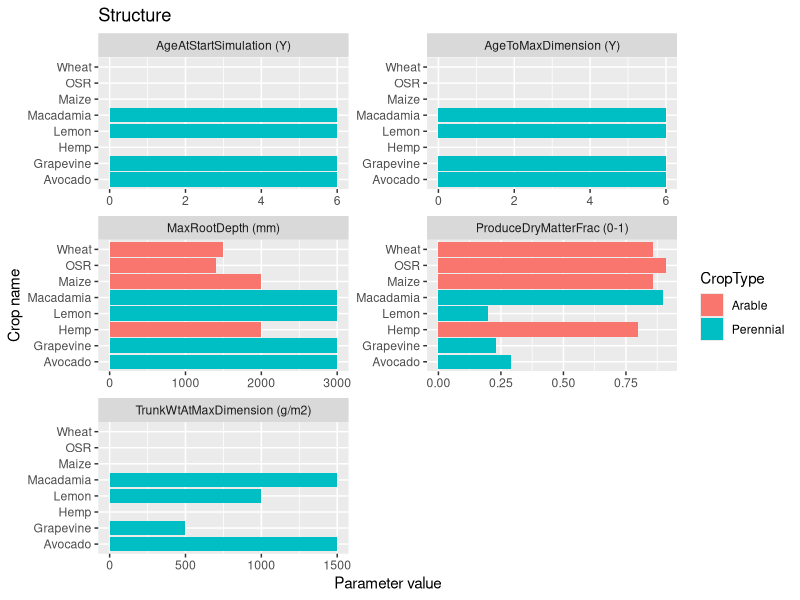
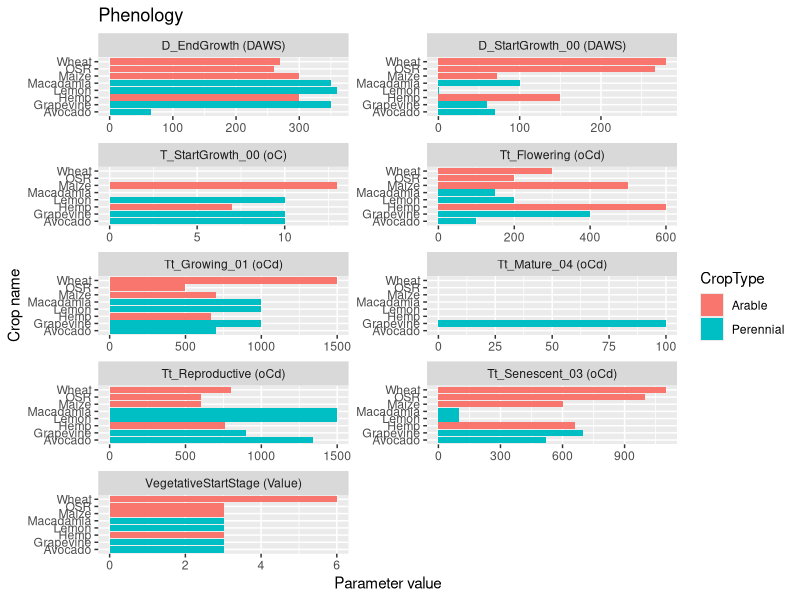
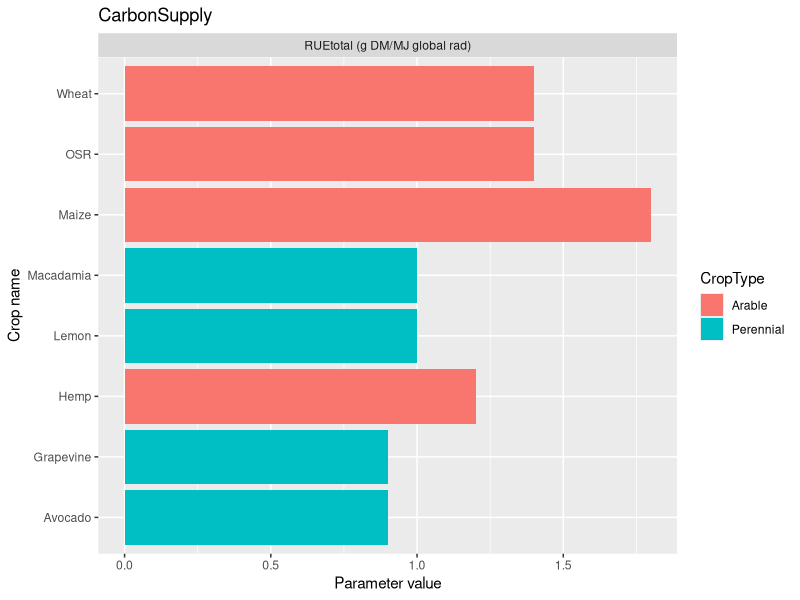
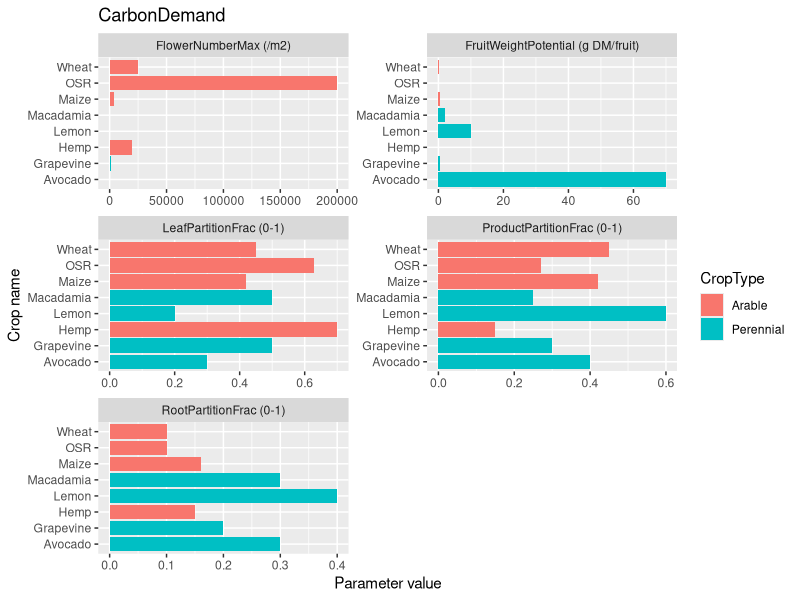
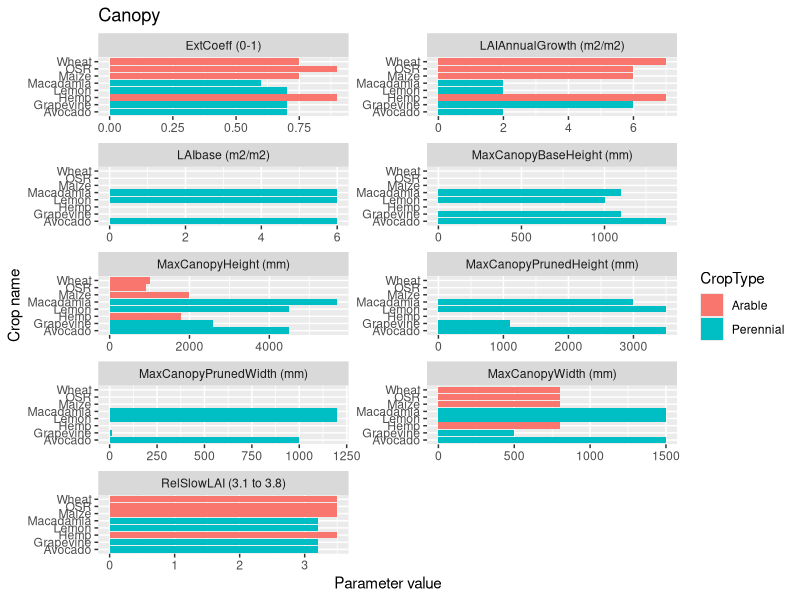
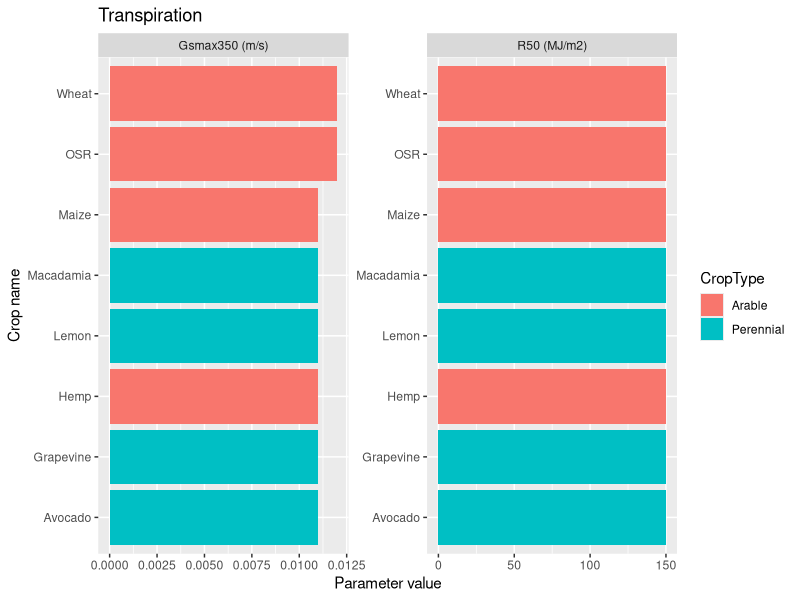
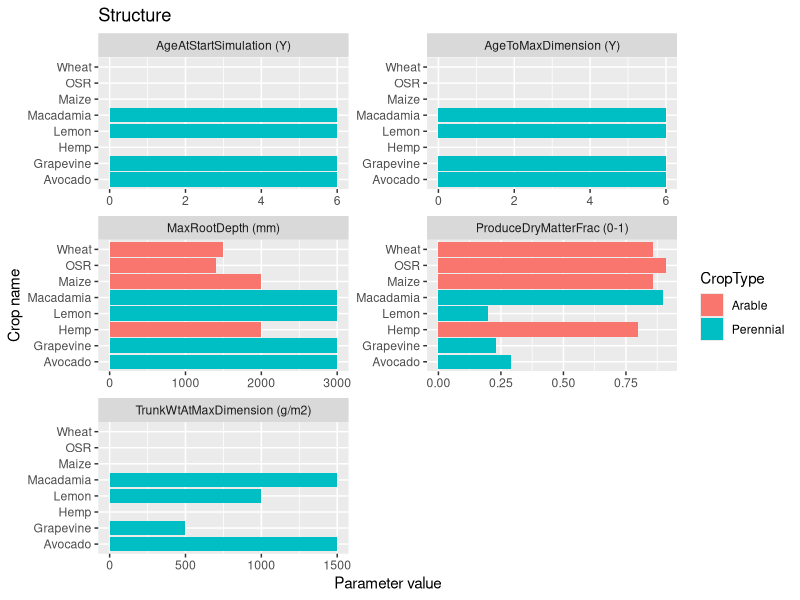
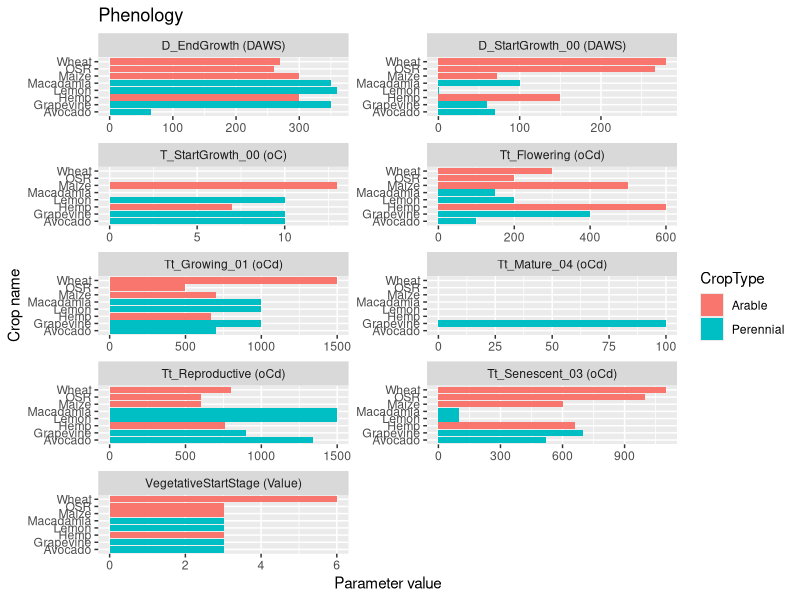

The R script that drew these images, in order:
## ---- chunk 1
options(scipen = 999)
library(tidyverse)
library(ggplot2)
## ---- chunk 2
# Read the CSV file into a data frame
data <- read.csv("CropParameters.csv", stringsAsFactors = FALSE)
head(data)
## ---- chunk 3
str(data)
summary(data)
## ---- chunk 4
# Exclude unwanted crops
out_crop <- c("Apple","RyeGrass", "Clover")

# Define the vector with column names to gather (columns to turn into levels)
crop_select <- c("Maize","Wheat",	"Hemp",	"OSR",	"Grapevine",	"Macadamia",	"Lemon",	"Avocado")
crop_type <- data.frame(
  CropName=c("Maize","Wheat",	"Hemp",	"OSR","Grapevine",	"Macadamia",	"Lemon",	"Avocado"),
  CropType=c("Arable","Arable",	"Arable",	"Arable", "Perennial", "Perennial", "Perennial", "Perennial"))

work_data<- data %>%
  dplyr::select(-one_of(out_crop)) %>%
  filter(ParamName!="CropType") %>%
  filter(Category != "PlantNitrogen") %>%
  tidyr::gather(key = "CropName", value = "ParamValue", all_of(crop_select)) %>%
  mutate(ParamNameFull=paste0(ParamName," (",ParamUnit,")")) %>%
  mutate(ParamType = case_when(
    !is.na(suppressWarnings(as.numeric(ParamValue))) ~ "numeric",
    grepl("\\(", ParamValue) ~ "array",                    # Check if value contains "(" (array)
    is.character(ParamValue) ~ "factor",                   # Check if value is a character (factor)
    TRUE ~ NA_character_                          # Default case (optional)
  )) %>% 
  mutate(CropName=fct_relevel(CropName, crop_select)) %>%
  arrange(CropName) %>%
  inner_join(crop_type, by="CropName") 



#str(work_data)
summary(work_data)
#head(work_data)
## ---- chunk 5

save_path <- "C:\\github\\ApsimX\\Prototypes\\DEROPAPY\\figures"

select_cat <- "Phenology"
select_cat <- "Structure"
select_cat <- "Carbon"
select_cat <- "Transpiration"
select_cat <- "Canopy"

cats <- unique(work_data$Category)

for(i in 1:length(cats)) {
  
  # filter  
  thisCat_data <- work_data %>%
 # filter(ParamName == select_param) %>%
  #filter(Category == select_cat) %>%
  filter(grepl(cats[i], Category)) %>%
  filter(ParamType == "numeric") %>%
  mutate(ParamValue=as.numeric(as.character(ParamValue))) 
  
  if(nrow(thisCat_data)>0) {
  
  # plot
    
  p <- thisCat_data %>%
  ggplot() +
  geom_bar(stat="identity", aes(x=CropName,y=ParamValue, fill = CropType)) +
  facet_wrap(.~ParamNameFull, scales="free", ncol=2) +
  coord_flip() +
  ylab("Parameter value")+
  xlab("Crop name")+
  labs(title = cats[i] ) 
  
  print(p)
  
  ggsave(filename = paste0(cats[i],".jpg"), dpi=100 )

    
  }
    
  }
  


